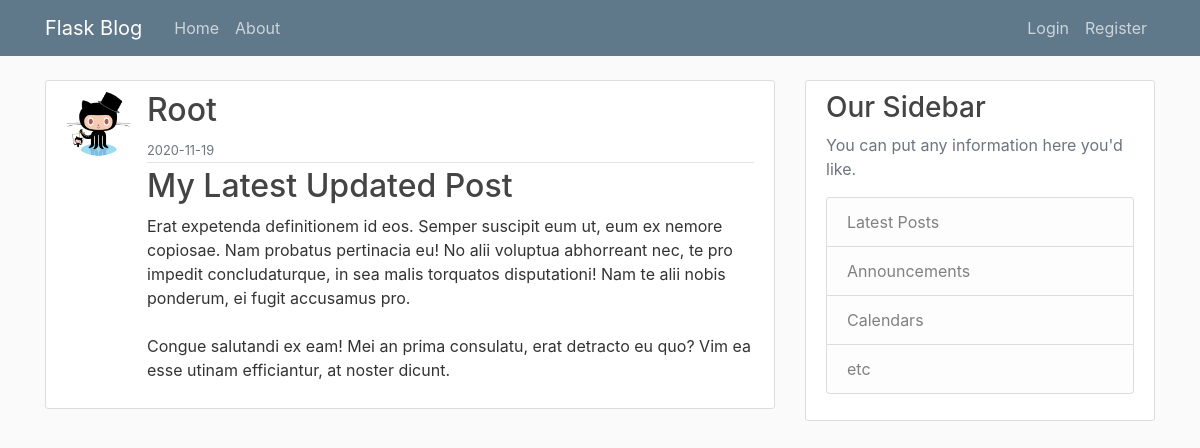
The page /post/51 on the database its author committed.
### blog/models.py (models this page shows, shortened)
class User(db.Model, UserMixin):
  id = db.Column(db.Integer, primary_key=True ) #primary_key=True unique to each user
  username = db.Column(db.String(20), unique=True, nullable=False)
  email = db.Column(db.String(120), unique=True, nullable=False)
  image_file = db.Column(db.String(20), nullable=False, default='default.jpg')
  password = db.Column(db.String(60), nullable=False) #hashing string will be 60 symb
  posts = db.relationship('Post', backref='author', lazy=True)

class Post(db.Model):
  id = db.Column(db.Integer, primary_key=True )
  title = db.Column(db.String(100), nullable=False)
  date_posted = db.Column(db.DateTime, nullable=False, default=datetime.utcnow)
  content = db.Column(db.Text, nullable=False)
  user_id = db.Column(db.Integer, db.ForeignKey('user.id'), nullable=False)

### blog/routes.py (the view)
@app.route("/post/<int:post_id>")
def post(post_id):
  post = Post.query.get_or_404(post_id)
  return render_template('post.html', title=post.title, post=post)

### blog/templates/post.html (shortened to what this page needs)
{% extends "layout.html" %} {% block content %}
<article class="media content-section">
  <img
    class="rounded-circle article-img"
    src="{{ url_for('static', filename='profile_pics/' + post.author.image_file) }}"
  />
  <div class="media-body">
    <div class="article-metadata">
      <h2 class="article-title">{{ post.author.username }}</h2>
      <small class="text-muted"
        >{{ post.date_posted.strftime('%Y-%m-%d') }}</small
      >
    </div>
    <h2><a class="article-title" href="#">{{ post.title }}</a></h2>
    <p class="article-content">{{ post.content }}</p>
  </div>
</article>
{% endblock content %}

### blog/static/main.css (style rules this page uses)
body { background: #fafafa; color: #333333; margin-top: 5rem; }
h1, h2, h3, h4, h5, h6 { color: #444444; }
.content-section { background: #ffffff; padding: 10px 20px; border: 1px solid #dddddd; border-radius: 3px; margin-bottom: 20px; }
.article-title { color: #444444; }
.article-content { white-space: pre-line; }
.article-img { height: 65px; width: 65px; margin-right: 16px; }
.article-metadata { padding-bottom: 1px; margin-bottom: 4px; border-bottom: 1px solid #e3e3e3; }

### rows shown on the page
User: image_file (placeholder picture), author.username "Root"
Post: date_posted "2020-11-19", title "My Latest Updated Post", content "Erat expetenda definitionem id eos. Semper suscipit eum ut, eum ex nemore copiosae. Nam probatus pertinacia eu! No alii voluptua abhorreant nec, te pro impedit concludaturque, in sea malis torquatos disputationi! Nam te alii nobis ponderum, ei fugit accusamus pro. Congue salutandi ex eam! Mei an prima consulatu, erat detracto eu quo? Vim ea esse utinam efficiantur, at noster dicunt."
